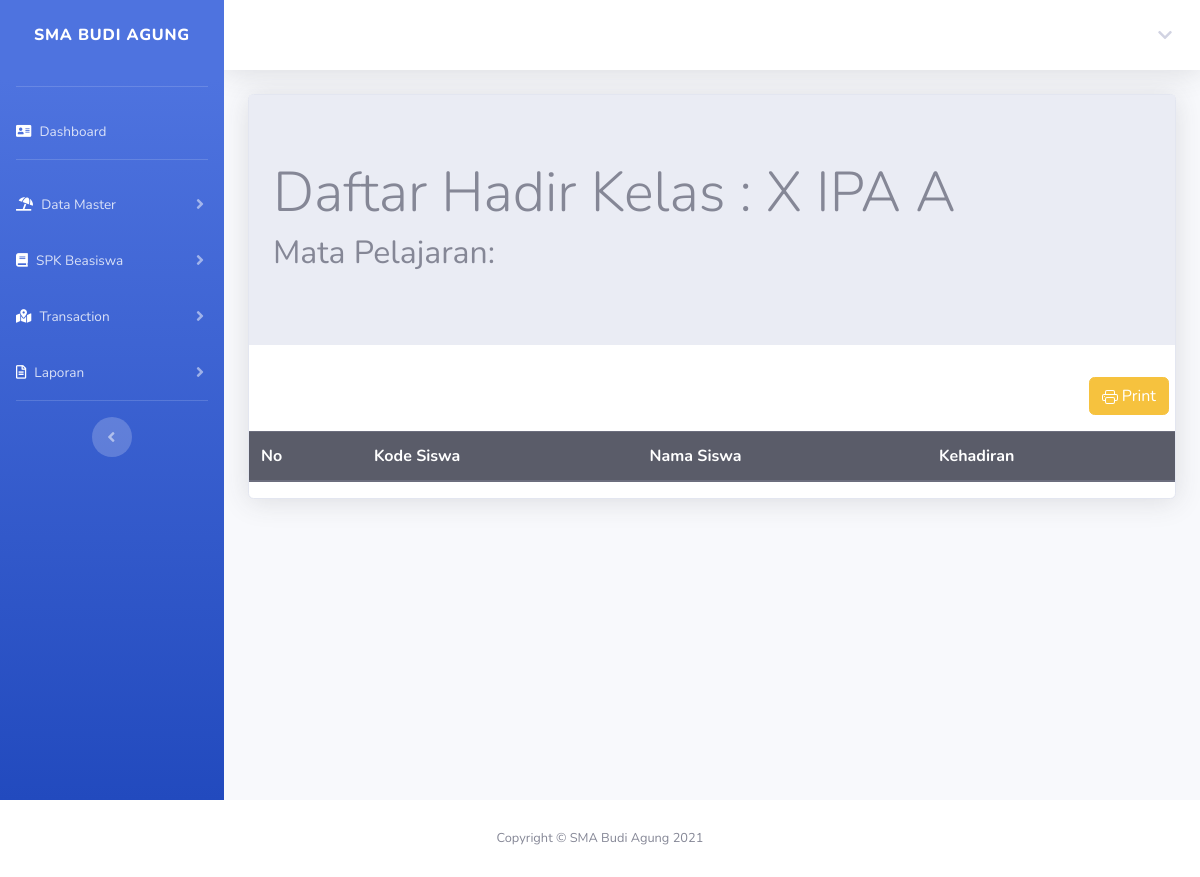
The page /laporanAbsenSiswa.php?kelas=KD001 (signed in) on the database its author committed.
### tables this page shows
CREATE TABLE `kelas` (
  `kode_kelas` varchar(100) NOT NULL,
  `nama_kelas` varchar(100) NOT NULL,
  `jurusan` varchar(100) NOT NULL,
  `nomor_kelas` varchar(100) NOT NULL
);

### laporanAbsenSiswa.php (the view, shortened to what this page needs)
<!DOCTYPE html>
<?php
include "includes/config.php";
$kode_kelas = $_GET['kelas'];
$kode_matpel = $_GET['matpel'];
$query = mysqli_query($connection, "SELECT * from kelas where kode_kelas='" . $kode_kelas . "'");
$res = mysqli_fetch_array($query);
$queryMatpel = mysqli_query($connection, "SELECT * from matapelajaran where kode_matpel='" . $kode_matpel . "'");
$result = mysqli_fetch_array($queryMatpel);
?>
<html lang="en">
<head>
    <link rel="stylesheet" type="text/css" href="css/bootstrap.min.css">
</head>
<?php include "header.php"; ?>
<div class="container-fluid">
    <div class="card shadow mb-4">
        <body>
            <div class="jumbotron jumbotron-fluid">
                <div class="container">
                    <h1 class="display-4">Daftar Hadir Kelas : <?= $res[1] . " " . $res[2] . " " . $res[3] ?></h1>
                    <h2 class="display-5">Mata Pelajaran: <?= $result['nama_matpel'] ?></h2>
                </div>
            </div>
            <div class="row mb-3">
                <div class="col-md-2">
                </div>
                <div class="col-md-2">
                </div>
                <div class="col-md-2">
                </div>
                <div class="col-md-2">
                </div>
                <div class="col-md-2">
                </div>
                <div class="col-md-2">
                    <a href="cetakAbsensiKelas.php?kelas=<?= $kode_kelas ?>&matpel=<?= $kode_matpel ?>" target="_blank" class="btn btn-warning ml-5">
                         Print
                    </a>
                </div>
            </div>
            <table class="table table success">
                <thead class="thead-dark">
                    <tr>
                        <th>No</th>
                        <th>Kode Siswa</th>
                        <th>Nama Siswa</th>
                        <th>Kehadiran</th>
                    </tr>
                </thead>
            </table>
    </div>
    </body>
<?php include "footer.php"; ?>
</html>

### rows shown on the page
kelas: nama_kelas "X", jurusan "IPA", nomor_kelas "A"
